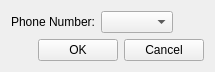
<?xml version="1.0" encoding="UTF-8"?>
<ui version="4.0">
 <class>ChoosePhoneNumber</class>
 <widget class="QWidget" name="ChoosePhoneNumber">
  <property name="geometry">
   <rect>
    <x>0</x>
    <y>0</y>
    <width>215</width>
    <height>69</height>
   </rect>
  </property>
  <property name="windowTitle">
   <string>Form</string>
  </property>
  <layout class="QVBoxLayout" name="verticalLayout">
   <item>
    <layout class="QHBoxLayout" name="horizontalLayout">
     <item>
      <widget class="QLabel" name="label">
       <property name="text">
        <string>Phone Number:</string>
       </property>
      </widget>
     </item>
     <item>
      <widget class="QComboBox" name="comboBox"/>
     </item>
     <item>
      <spacer name="horizontalSpacer">
       <property name="orientation">
        <enum>Qt::Horizontal</enum>
       </property>
       <property name="sizeHint" stdset="0">
        <size>
         <width>40</width>
         <height>20</height>
        </size>
       </property>
      </spacer>
     </item>
    </layout>
   </item>
   <item>
    <layout class="QHBoxLayout" name="horizontalLayout_2">
     <item>
      <spacer name="horizontalSpacer_2">
       <property name="orientation">
        <enum>Qt::Horizontal</enum>
       </property>
       <property name="sizeHint" stdset="0">
        <size>
         <width>40</width>
         <height>20</height>
        </size>
       </property>
      </spacer>
     </item>
     <item>
      <widget class="QPushButton" name="pushButton_OK">
       <property name="text">
        <string>OK</string>
       </property>
      </widget>
     </item>
     <item>
      <widget class="QPushButton" name="pushButton_Cancel">
       <property name="text">
        <string>Cancel</string>
       </property>
       <property name="autoDefault">
        <bool>true</bool>
       </property>
      </widget>
     </item>
    </layout>
   </item>
  </layout>
 </widget>
 <resources/>
 <connections/>
</ui>
